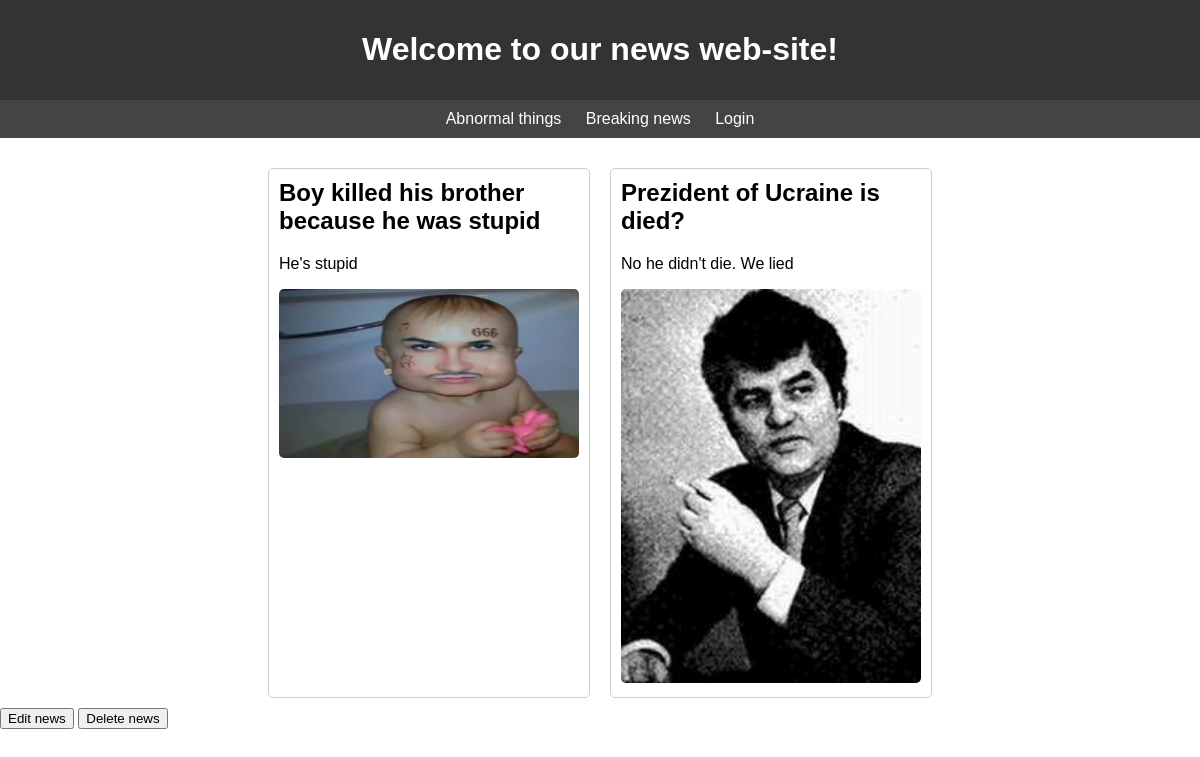
The page / on the database its author committed.
### products/models.py (models this page shows, shortened)
class NewsCategoryModel(models.Model):
    news_category_title = models.CharField(max_length=30)
    created_at = models.DateTimeField(auto_now_add=True)
    class Meta:
        verbose_name = "News category"
        verbose_name_plural = "News categories"

class NewsModel(models.Model):
    news_title = models.CharField(max_length=50)
    news_category = models.ForeignKey(NewsCategoryModel, on_delete=models.CASCADE)
    news_count = models.IntegerField()
    news_descriptions = models.TextField()
    news_images = models.FileField(upload_to="news_images/")
    news_created_at = models.DateTimeField(auto_now_add=True)
    class Meta:
        verbose_name = "News"
        verbose_name_plural = "News"

### products/views.py (the view)
# urls.py: path("", home_page, name="home"),
def home_page(request):
    categories = NewsCategoryModel.objects.all()
    products = NewsModel.objects.all()
    context = {"categories": categories, "products": products}
    return render(request, template_name="index.html", context=context)

### templates/index.html (shortened to what this page needs)
{% load static %}
<!DOCTYPE html>
<html lang="en">
<head>
    <link rel="stylesheet" type="text/css" href="{% static 'style.css' %}">
</head>
<body>
    <header>
        <h1>Welcome to our news web-site!</h1>
    </header>
    <nav>
        {% for item in categories %}
            <a href="#">{{ item.news_category_title }}</a>
        {% endfor %}
        {% if user.is_authenticated %}
                <a href="/logout"><i class="fa fa-commenting-o"></i>Logout {{ user.username }}</a>
        {% else %}
                <a href="/login">Login</a>
        {% endif %}
    </nav>
    <section>
        {% for news in products %}
            <article>
                <h2>{{ news.news_title }}</h2>
                <p style="width:300px">{{ news.news_descriptions }}</p>
                <img src="{{ news.news_images.url }}">
            </article>
        {% endfor %}
    </section>
    <a href="edit/{{ news_edit.pk }}"><button>Edit news</button></a>
    <a href="delete/{{ news_edit.pk }}"><button>Delete news</button></a>
</body>
</html>

### static/style.css (style rules this page uses)
body { font-family: Arial, sans-serif; margin: 0; padding: 0; }
header { background-color: #333; color: white; padding: 10px; text-align: center; }
nav { background-color: #444; padding: 10px; text-align: center; }
nav a { color: white; text-decoration: none; margin: 0 10px; }
section { display: flex; flex-wrap: wrap; justify-content: center; margin-top: 20px; }
article { width: 300px; margin: 10px; padding: 10px; border: 1px solid #ccc; border-radius: 5px; }
article h2 { margin-top: 0; }
article p { margin-top: 5px; overflow: hidden; text-overflow: ellipsis; white-space: nowrap; }
img { width: 100%; height: auto; border-radius: 5px; }

### rows shown on the page
NewsCategoryModel: news_category_title "Abnormal things"
NewsCategoryModel: news_category_title "Breaking news"
NewsModel: news_title "Boy killed his brother because he was stupid", news_descriptions "He's stupid", news_images (picture)
NewsModel: news_title "Prezident of Ucraine is died?", news_descriptions "No he didn't die. We lied", news_images (picture)
